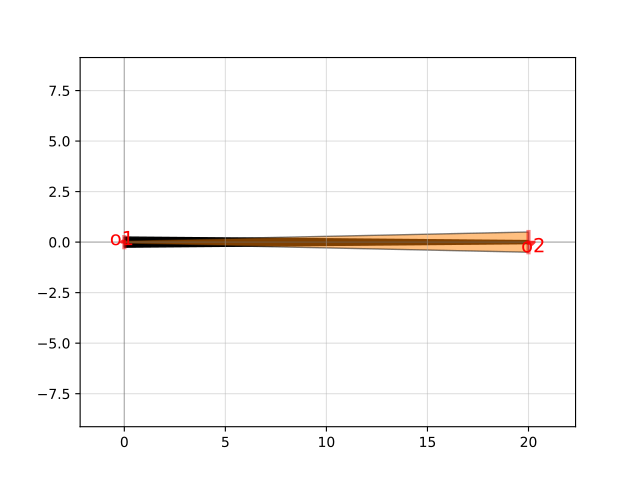

Here is the Python script that generated this plot:
import gdsfactory as gf

c = gf.components.taper_sc_nc(length=20.0, width1=0.5, width2=0.15, w_slab1=0.15, w_slab2=1.0, layer_wg='WG', layer_slab='WGN', cross_section='strip')
c.plot()
